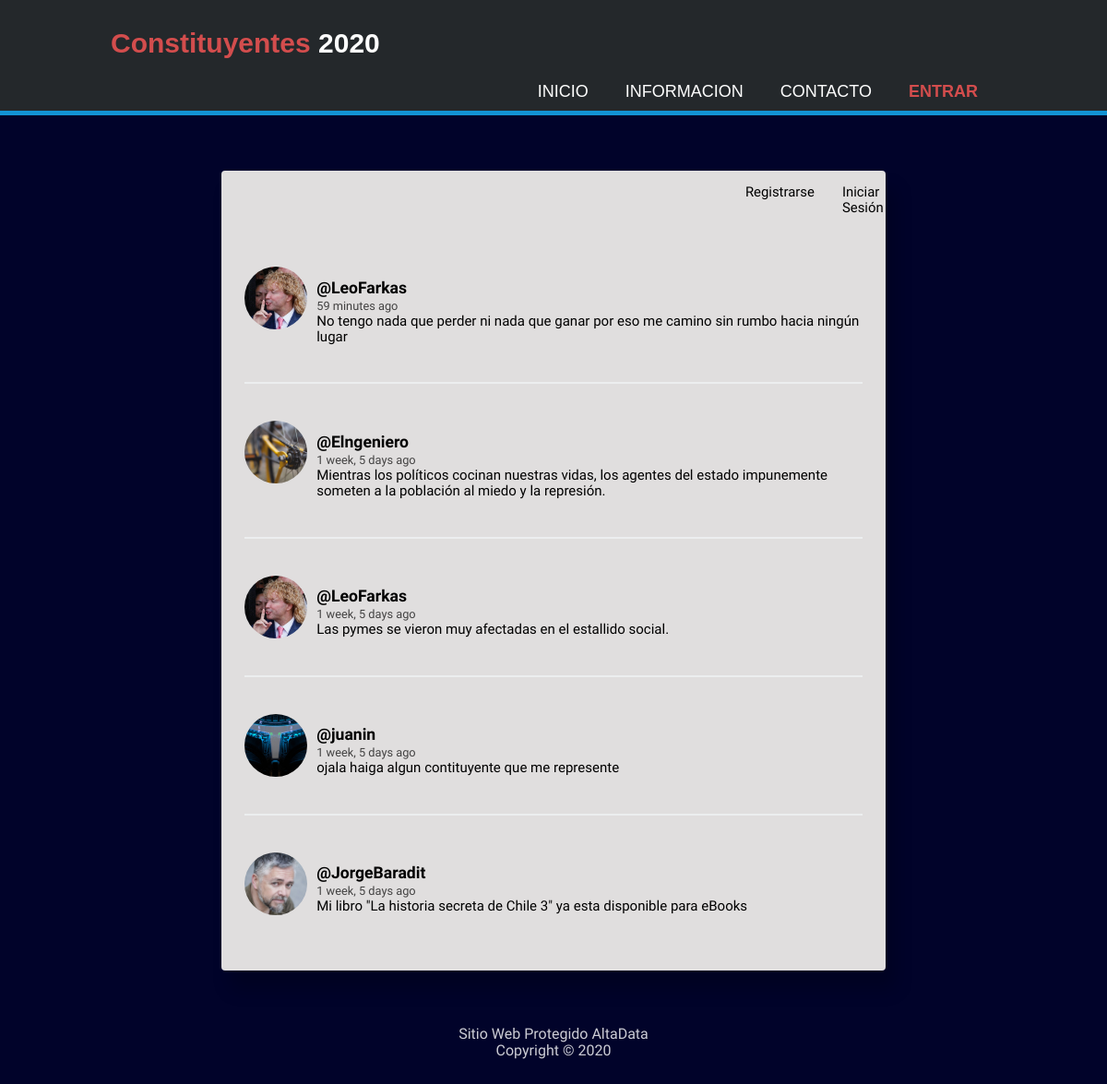
/feed/, run on the app's committed database.
### login/models.py (models this page shows, shortened)
class Post(models.Model):
    user = models.ForeignKey(User, on_delete=models.CASCADE, related_name='posts')
    timestamp = models.DateTimeField(default=timezone.now)
    content = models.TextField()
    class Meta:
        ordering = ['-timestamp']

class Profile(models.Model):
    user = models.OneToOneField(User, on_delete=models.CASCADE)
    image = models.ImageField(default='batman.png')

### login/views.py (the view)
# urls.py: path('feed/', views.feed, name='feed'),
def feed(request):
    posts = Post.objects.all()
    context = {'posts': posts}
    return render(request, 'social/feed.html', context)

### login/templates/social/feed.html (shortened to what this page needs)
{% extends 'social/layout.html' %}
{% load humanize %}
{% block content %}
{% for post in posts %}
<article>
    <div class="container-article">
        <img src="{{ post.user.profile.image.url }}">
        <div>
            <h2 class="username"><a href="{% url 'profile' post.user.username %}">@{{post.user.username}}</a></h2>
            <time data-time="#">{{post.timestamp|naturaltime}}</time>
            <div class="post">{{post.content}}</div>
        </div>
    </div>
</article>
{% endfor %}
{% endblock %}

### login/templates/social/layout.html (shortened to what this page needs)
<!DOCTYPE html>
{%load static%}
<html>
<head>
	<link rel="stylesheet" type="text/css" href="{% static 'normalize_NOf.css' %}">
	<link rel="stylesheet" type="text/css" href="{% static 'style_A.css' %}">
</head>
<body>
	<header>
		<div class="contenedor">
			<div id="marca">
				<h1><span class="resaltado">Constituyentes</span> 2020
				</h1>
			</div>
			<nav class="lista">
				<ul>
					<li><a href="{% url 'index' %}">INICIO</a></li>
					<li><a href="https://www.gob.cl/noticias/infografia-conoce-las-etapas-del-proceso-constituyente/" target="_blank">INFORMACION</a></li>
					<li><a href="{% url 'contacto' %}">CONTACTO</a></li>
					{% if request.user.is_authenticated %}
                    	<li class="actual"><a href="{% url 'feed' %}">PUBLICACIONES</a></li>
                    {% else %}
                    	<li class="actual"><a href="{% url 'login' %}">ENTRAR</a></li>
                    {% endif %}
				</ul>
			</nav>
		</div>
	</header>
	<div class="main">
		<nav class="second-nav">
			{% if request.user.is_authenticated %}
			<a class="logout" href="{% url 'logout' %}">Salir</a>
			{% else %}
			<a class="register" href="{% url 'register' %}">Registrarse</a>
			<a class="login" href="{% url 'login' %}">Iniciar Sesión</a>
			{% endif %}
		</nav>
		{% block content %}
		{% endblock content %}
	</div>
	<footer>
		<div class="row">
			<p>Sitio Web Protegido AltaData<br>Copyright © 2020</p>
		</div>
	</footer>
</body>
</html>

### login/static/style_A.css (style rules this page uses)
body { background:#01032a; font-size: 62.5%; font-family: 'Varela Round', Helvetica, Arial, serif; }
p { font-size: 1rem; }
img { object-fit: cover; }
.lista { margin-bottom: 10px; }
.contenedor { font: 15px Arial, Helvetica, sans-serif; width: 80%; margin: auto; overflow: hidden; }
header { background-color: #24282b; color: white; padding-top: 30px; border-bottom: 5px solid #1293d4; }
header a { color: white; text-decoration: none; font-size: 18px; }
header li { float: left; display: inline; padding: 0 20px 0 20px; }
header #marca h1 { margin: 0; }
header nav { float: right; margin-top: 10px; }
header .resaltado, header .actual a { color: rgb(211, 77, 77); font-weight: bold; }
a { font-size: .93rem; text-decoration: none; color: black; }
.main { background: rgb(224, 222, 222); width: 60%; margin: 5% auto; border-radius: 4px; padding-bottom: 20px; box-shadow: 10px 20px 20px rgba(0, 0, 0, 0.2); }
.second-nav { display: flex; padding: 15px 45px; }
.second-nav .register { margin-left: 83%; }
.second-nav .login { margin-left: 30px; }
article { width: 93%; margin: auto; padding: 40px 0; border-bottom: 2px solid #ECEEEF; }
.username { margin-bottom: .2rem; }
.username a { font-size: 1.1rem; }
.container-article { display: flex; }
.container-article img { height: 68px; width: 68px; margin-right: 10px; border-radius: 50%; }
article:last-child { border-bottom: 0; }
time { font-size: .8rem; opacity: .7; }
.post { font-size: .94rem; }
footer { color: white; text-align: center; font-size: .875em; margin: 40px 0; }
footer p { opacity: .8; }

### data on the page
Post: user.profile.image (picture), user.username "LeoFarkas", timestamp "59 minutes ago", content "No tengo nada que perder ni nada que ganar por eso me camino sin rumbo hacia ningún lugar"
Post: user.profile.image (picture), user.username "Elngeniero", timestamp "1 week, 5 days ago", content "Mientras los políticos cocinan nuestras vidas, los agentes del estado impunemente someten a la población al miedo y la represión."
Post: user.profile.image (picture), user.username "LeoFarkas", timestamp "1 week, 5 days ago", content "Las pymes se vieron muy afectadas en el estallido social."
Post: user.profile.image (picture), user.username "juanin", timestamp "1 week, 5 days ago", content "ojala haiga algun contituyente que me represente"
Post: user.profile.image (picture), user.username "JorgeBaradit", timestamp "1 week, 5 days ago", content "Mi libro \"La historia secreta de Chile 3\" ya esta disponible para eBooks"
